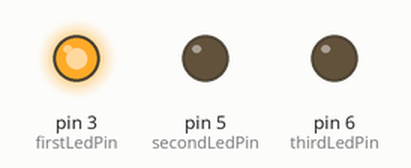
The sketch below on a simulated Arduino Uno, built with avr-gcc and run on an emulated ATmega328P. Shown: output pins drawn as LEDs (lit = HIGH).

Above: at 0.5 s.
At 2.5 s:
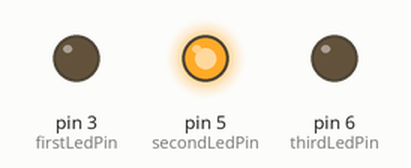
At 4.5 s:
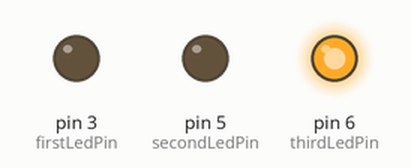
At 5.5 s:
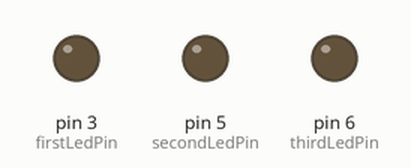
Timing chart, 0 to 7.8 s (numbered marks = the images above):
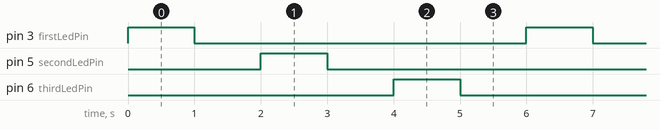

The sketch:

led_digital_output.ino
```cpp
// led_digital_output.ino
// control leds with digital output ports

const int firstLedPin   = 3;
const int secondLedPin  = 5;
const int thirdLedPin   = 6;

void setup() {
  pinMode(firstLedPin, OUTPUT);
  pinMode(secondLedPin, OUTPUT);
  pinMode(thirdLedPin, OUTPUT);
}

void blink(int pin, int duration) {
  digitalWrite(pin, HIGH);  // turn led off
  delay(duration);
  digitalWrite(pin, LOW);   // turn led on
  delay(duration);
}

void loop() {
  blink(firstLedPin, 1000);
  blink(secondLedPin, 1000);
  blink(thirdLedPin, 1000);
}
```

Measured:
- by itself, pin 3 (firstLedPin), pin 5 (secondLedPin), pin 6 (thirdLedPin): alternates HIGH for 1.0 s and LOW for 5.0 s
- by itself, everything shown: repeats every 6.0 s, in 6 steps
